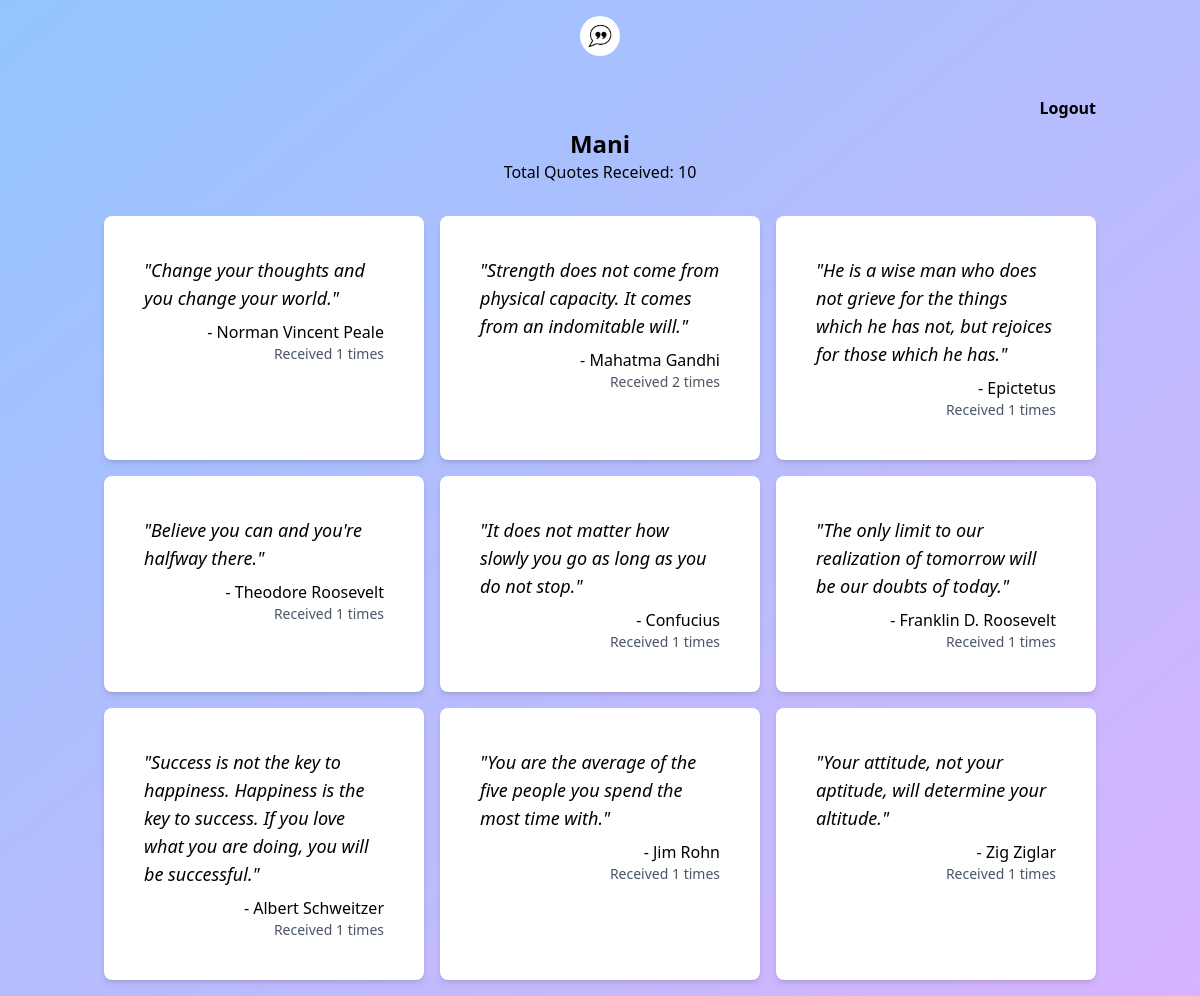
The page /profile (signed in) on the database its author committed.
### web_app/models.py (models this page shows, shortened)
class User(db.Model):
    id = db.Column(db.Integer, primary_key=True)
    username = db.Column(db.String(150), unique=True, nullable=False)
    email = db.Column(db.String(150), unique=True, nullable=False)
    password_hash = db.Column(db.String(128), nullable=False)

class Quote(db.Model):
    id = db.Column(db.Integer, primary_key=True)
    quote_text = db.Column(db.String(800), nullable=False)
    quote_author = db.Column(db.String(100), nullable=False)

### web_app/routes.py (the view)
@routes.route('/profile')
def profile():
    username = session.get('username')
    if not username:
        return redirect('/login')
    user = User.query.filter_by(username=username).first()
    if not user:
        return redirect('/login')
    quotes = UserQuote.query.filter_by(user_id=user.id).all()
    total_quotes_received = sum([quote.no_of_times_received for quote in quotes])
    quotes_data = []
    for user_quote in quotes:
        quote = Quote.query.get(user_quote.quote_id)
        quotes_data.append({
            'quote_text': quote.quote_text,
            'quote_author': quote.quote_author,
            'no_of_times_received': user_quote.no_of_times_received
        })
    return render_template("profile.html", username=username, total_quotes_received=total_quotes_received,
                           quotes_data=quotes_data)

### web_app/templates/profile.html
{% extends 'base.html' %}
{% block content %}
 <body class="bg-gradient-to-br from-blue-300 to-purple-300"></body>
    <div class="container mx-auto p-4">
        <div class="text-center">
                <a href="/" class="flex justify-center items-center">
                    <img src="{{ url_for('static', filename='quote-logo.jpg') }}" alt="Chatbot Icon" class="w-10 h-10 rounded-full mb-10">
                </a>
                <a href="/logout" class="font-semibold flex justify-end items-end">Logout</a>
            <h1 class="text-2xl font-bold mt-2">{{ username }}</h1>
            <p>Total Quotes Received: {{ total_quotes_received }}</p>
        </div>
        <div class="mt-8">
            <div class="grid grid-cols-1 md:grid-cols-2 lg:grid-cols-3 gap-4">
                {% for quote in quotes_data %}
                    <div class="bg-white p-10 rounded-lg shadow-md">
                        <p class="text-lg italic">"{{ quote.quote_text }}"</p>
                        <p class="text-right mt-2">- {{ quote.quote_author }}</p>
                        <p class="text-right text-sm text-gray-600">Received {{ quote.no_of_times_received }} times</p>
                    </div>
                {% endfor %}
            </div>
        </div>
    </div>
{% endblock %}

### rows shown on the page
User: username "Mani"
Quote: quote_text "Change your thoughts and you change your world.", quote_author "Norman Vincent Peale", no_of_times_received "1"
Quote: quote_text "Strength does not come from physical capacity. It comes from an indomitable will.", quote_author "Mahatma Gandhi", no_of_times_received "2"
Quote: quote_text "He is a wise man who does not grieve for the things which he has not, but rejoices for those which he has.", quote_author "Epictetus", no_of_times_received "1"
Quote: quote_text "Believe you can and you're halfway there.", quote_author "Theodore Roosevelt", no_of_times_received "1"
Quote: quote_text "It does not matter how slowly you go as long as you do not stop.", quote_author "Confucius", no_of_times_received "1"
Quote: quote_text "The only limit to our realization of tomorrow will be our doubts of today.", quote_author "Franklin D. Roosevelt", no_of_times_received "1"
Quote: quote_text "Success is not the key to happiness. Happiness is the key to success. If you love what you are doing, you will be successful.", quote_author "Albert Schweitzer", no_of_times_received "1"
Quote: quote_text "You are the average of the five people you spend the most time with.", quote_author "Jim Rohn", no_of_times_received "1"
Quote: quote_text "Your attitude, not your aptitude, will determine your altitude.", quote_author "Zig Ziglar", no_of_times_received "1"

### other values the page prints
{{ total_quotes_received }} "10"
